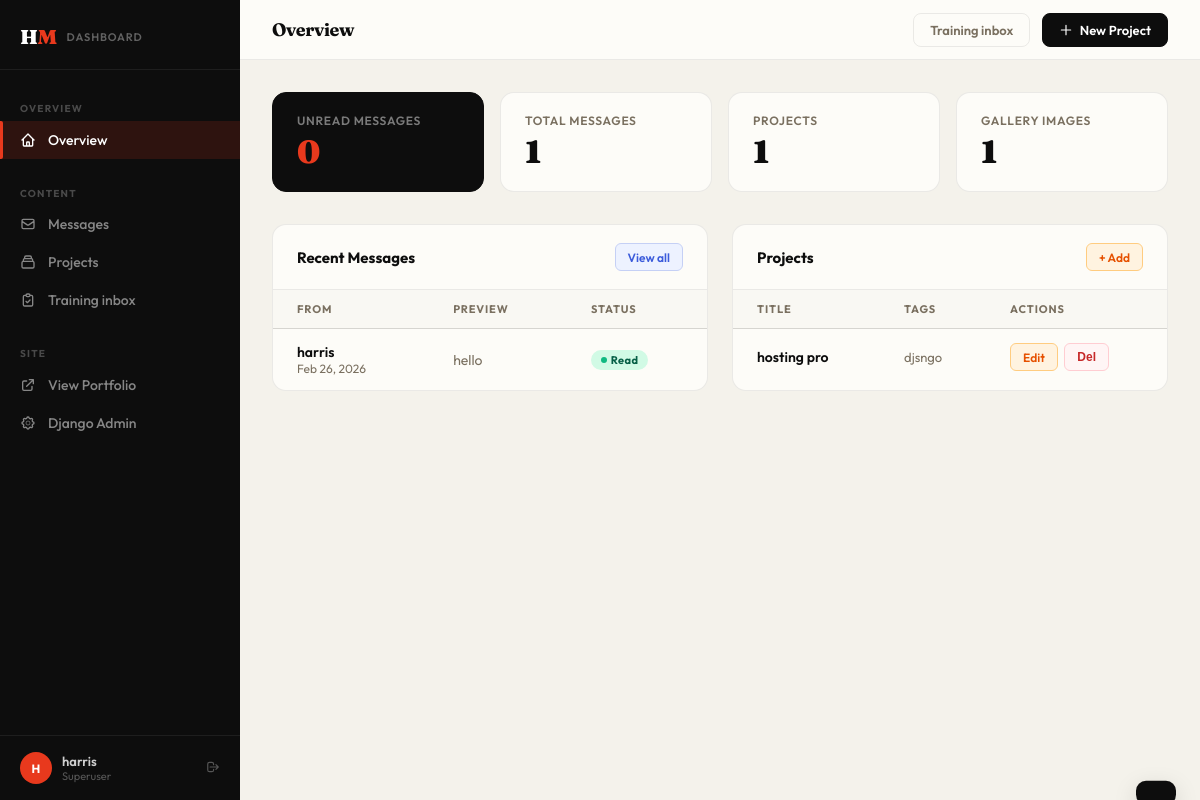
The app's page /dashboard/ (signed in), older data.
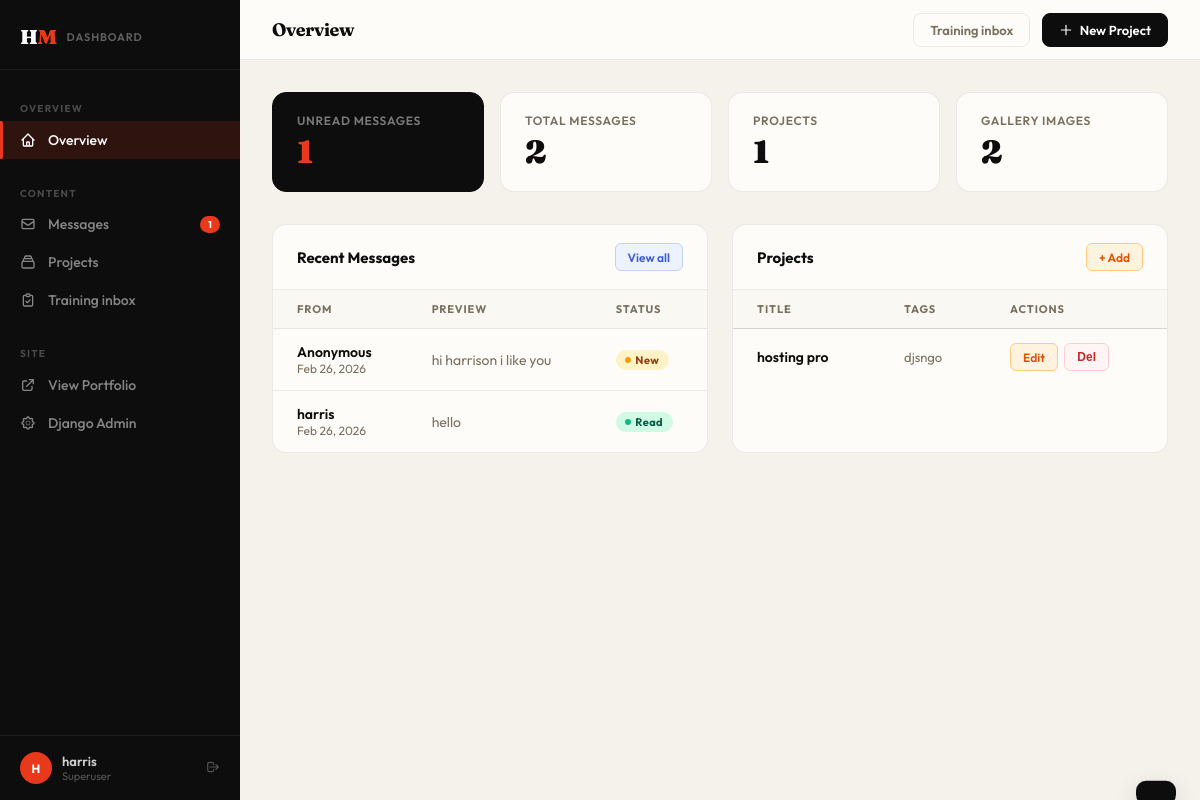
The same page, newer data.
### harrison/models.py (models this page shows, shortened)
class ContactMessage(models.Model):
    sender = models.ForeignKey(User, on_delete=models.SET_NULL, null=True, blank=True, related_name='sent_messages')
    email = models.EmailField(blank=True, null=True)
    name = models.CharField(max_length=100, blank=True)
    message = models.TextField()
    sent_at = models.DateTimeField(auto_now_add=True)
    is_read = models.BooleanField(default=False)
    class Meta:
        ordering = ['-sent_at']
    @property
    def display_name(self):
        if self.sender:
            return self.sender.get_full_name() or self.sender.username
        return self.name or 'Anonymous'

class Project(models.Model):
    COLORS = [
        ('violet', 'Violet'),
        ('blue', 'Blue'),
        ('emerald', 'Emerald'),
        ('rose', 'Rose'),
        ('yellow', 'Yellow'),
        ('pink', 'Pink'),
    ]
    title = models.CharField(max_length=200)
    description = models.TextField()
    tags = models.CharField(max_length=500, help_text='Comma-separated tags e.g. Laravel,Livewire,Tailwind')
    url = models.URLField(blank=True)
    url_label = models.CharField(max_length=50, default='View Project')
    color = models.CharField(max_length=20, choices=COLORS, default='violet')
    bg_image = models.ImageField(upload_to='project_bgs/', blank=True, null=True)
    order = models.PositiveIntegerField(default=0)
    created_at = models.DateTimeField(auto_now_add=True)
    class Meta:
        ordering = ['order', '-created_at']

### harrison/views.py (the view)
    def wrapper(request, *args, **kwargs):
        if not request.user.is_authenticated:
            return redirect(f'/login/?next={request.path}')
        if not request.user.is_superuser:
            return redirect('home')
        return view_func(request, *args, **kwargs)

### harrison/context_processors.py (called while the page is built)
def agent(request):
    return {
        "AGENT_CHAT_URL": getattr(
            settings,
            "AGENT_CHAT_URL",
            "https://supervisors-moral-dive-program.trycloudflare.com/chat",
        ),
    }

### harrison/views.py (called while the page is built)
def superuser_required(view_func):
    def wrapper(request, *args, **kwargs):
        if not request.user.is_authenticated:
            return redirect(f'/login/?next={request.path}')
        if not request.user.is_superuser:
            return redirect('home')
        return view_func(request, *args, **kwargs)
    wrapper.__name__ = view_func.__name__
    return wrapper

### harrison/templates/harrison/dashboard.html (shortened to what the changed rows need)
{% extends 'harrison/dashboard_base.html' %}
{% block content %}
  <div class="stat-grid">
    <div class="stat-card-dash accent-card">
      <div class="stat-label">Unread Messages</div>
      <div class="stat-value">{{ unread_count }}</div>
    </div>
    <div class="stat-card-dash">
      <div class="stat-label">Total Messages</div>
      <div class="stat-value">{{ total_messages }}</div>
    </div>
    <div class="stat-card-dash">
      <div class="stat-label">Gallery Images</div>
      <div class="stat-value">{{ total_gallery }}</div>
    </div>
  </div>
  <div style="display:grid;grid-template-columns:1fr 1fr;gap:1.5rem;">
    <div class="dash-table-wrap">
      {% if recent_messages %}
      <table>
        <thead>
          <tr>
            <th>From</th>
            <th>Preview</th>
            <th>Status</th>
          </tr>
        </thead>
        <tbody>
          {% for msg in recent_messages %}
          <tr style="cursor:pointer;" onclick="window.location='{% url 'message_detail' msg.id %}'">
            <td>
              <div style="font-weight:600;color:var(--dash-ink);">{{ msg.display_name }}</div>
              <div style="font-size:0.75rem;color:var(--dash-muted);">{{ msg.sent_at|date:"M d, Y" }}</div>
            </td>
            <td style="max-width:180px;overflow:hidden;text-overflow:ellipsis;white-space:nowrap;color:var(--dash-muted);">
              {{ msg.message|truncatechars:60 }}
            </td>
            <td>
              {% if msg.is_read %}
              <span class="badge badge-read"><span class="badge-dot"></span>Read</span>
              {% else %}
              <span class="badge badge-new"><span class="badge-dot"></span>New</span>
              {% endif %}
            </td>
          </tr>
          {% endfor %}
        </tbody>
      </table>
      {% else %}
      <div class="empty-state">
        <svg fill="none" stroke="currentColor" viewBox="0 0 24 24"><path stroke-linecap="round" stroke-linejoin="round" stroke-width="1.5" d="M3 8l7.89 5.26a2 2 0 002.22 0L21 8M5 19h14a2 2 0 002-2V7a2 2 0 00-2-2H5a2 2 0 00-2 2v10a2 2 0 002 2z"/></svg>
        <p>No messages yet</p>
      </div>
      {% endif %}
    </div>
    <div class="dash-table-wrap">
      {% if projects %}
      <table>
        <thead>
          <tr>
            <th>Title</th>
            <th>Tags</th>
            <th>Actions</th>
          </tr>
        </thead>
        <tbody>
          {% for project in projects %}
          <tr>
            <td>
              <div style="font-weight:600;color:var(--dash-ink);">{{ project.title }}</div>
            </td>
            <td style="max-width:140px;overflow:hidden;text-overflow:ellipsis;white-space:nowrap;color:var(--dash-muted);font-size:0.8125rem;">
              {{ project.tags|truncatechars:35 }}
            </td>
            <td>
              <div style="display:flex;gap:0.4rem;">
                <a href="{% url 'project_edit' project.id %}" class="action-btn action-btn-edit">Edit</a>
                <button class="action-btn action-btn-delete" onclick="confirmDeleteProject({{ project.id }}, '{{ project.title|escapejs }}')">Del</button>
              </div>
            </td>
          </tr>
          {% endfor %}
        </tbody>
      </table>
      {% endif %}
    </div>
  </div>
{% endblock %}

### harrison/templates/harrison/dashboard_base.html (shortened to what this page needs)
<!DOCTYPE html>
<html lang="en">
<head>
  {% load static %}
  <link rel="stylesheet" href="{% static 'harrison/css/style.css' %}">
</head>
<body>
  <aside class="dash-sidebar" id="dashSidebar">
    <a href="{% url 'dashboard' %}" class="sidebar-logo">
      <div class="sidebar-logo-mark">H<span>M</span></div>
      <div class="sidebar-logo-label">Dashboard</div>
    </a>
    <nav class="sidebar-nav">
      <div class="sidebar-section-label">Overview</div>
      <a href="{% url 'dashboard' %}" class="sidebar-link {% block nav_dashboard %}{% endblock %}">
        <svg fill="none" stroke="currentColor" viewBox="0 0 24 24"><path stroke-linecap="round" stroke-linejoin="round" stroke-width="2" d="M3 12l2-2m0 0l7-7 7 7M5 10v10a1 1 0 001 1h3m10-11l2 2m-2-2v10a1 1 0 01-1 1h-3m-6 0a1 1 0 001-1v-4a1 1 0 011-1h2a1 1 0 011 1v4a1 1 0 001 1m-6 0h6"/></svg>
        Overview
      </a>
      <div class="sidebar-section-label" style="margin-top:1rem;">Content</div>
      <a href="{% url 'inbox' %}" class="sidebar-link {% block nav_inbox %}{% endblock %}">
        <svg fill="none" stroke="currentColor" viewBox="0 0 24 24"><path stroke-linecap="round" stroke-linejoin="round" stroke-width="2" d="M3 8l7.89 5.26a2 2 0 002.22 0L21 8M5 19h14a2 2 0 002-2V7a2 2 0 00-2-2H5a2 2 0 00-2 2v10a2 2 0 002 2z"/></svg>
        Messages
        {% if unread_count %}
        <span class="sidebar-badge">{{ unread_count }}</span>
        {% endif %}
      </a>
      <a href="{% url 'project_list' %}" class="sidebar-link {% block nav_projects %}{% endblock %}">
        <svg fill="none" stroke="currentColor" viewBox="0 0 24 24"><path stroke-linecap="round" stroke-linejoin="round" stroke-width="2" d="M19 11H5m14 0a2 2 0 012 2v6a2 2 0 01-2 2H5a2 2 0 01-2-2v-6a2 2 0 012-2m14 0V9a2 2 0 00-2-2M5 11V9a2 2 0 012-2m0 0V5a2 2 0 012-2h6a2 2 0 012 2v2M7 7h10"/></svg>
        Projects
      </a>
      {% if request.user.is_superuser %}
      <a href="{% url 'training_inbox' %}" class="sidebar-link {% block nav_training %}{% endblock %}">
        <svg fill="none" stroke="currentColor" viewBox="0 0 24 24"><path stroke-linecap="round" stroke-linejoin="round" stroke-width="2" d="M9 5H7a2 2 0 00-2 2v12a2 2 0 002 2h10a2 2 0 002-2V7a2 2 0 00-2-2h-2M9 5a2 2 0 002 2h2a2 2 0 002-2M9 5a2 2 0 012-2h2a2 2 0 012 2m-6 9l2 2 4-4"/></svg>
        Training inbox
      </a>
      {% endif %}
      <div class="sidebar-section-label" style="margin-top:1rem;">Site</div>
      <a href="{% url 'home' %}" class="sidebar-link" target="_blank">
        <svg fill="none" stroke="currentColor" viewBox="0 0 24 24"><path stroke-linecap="round" stroke-linejoin="round" stroke-width="2" d="M10 6H6a2 2 0 00-2 2v10a2 2 0 002 2h10a2 2 0 002-2v-4M14 4h6m0 0v6m0-6L10 14"/></svg>
        View Portfolio
      </a>
      <a href="/admin/" class="sidebar-link">
        Django Admin
      </a>
    </nav>
    <div class="sidebar-footer">
      <div class="sidebar-user">
        <div class="sidebar-avatar">{{ request.user.username|first|upper }}</div>
        <div>
          <div class="sidebar-username">{{ request.user.get_full_name|default:request.user.username }}</div>
          <div class="sidebar-role">Superuser</div>
        </div>
        <a href="{% url 'logout' %}" class="sidebar-logout" title="Logout">
          <svg fill="none" stroke="currentColor" viewBox="0 0 24 24"><path stroke-linecap="round" stroke-linejoin="round" stroke-width="2" d="M17 16l4-4m0 0l-4-4m4 4H7m6 4v1a3 3 0 01-3 3H6a3 3 0 01-3-3V7a3 3 0 013-3h4a3 3 0 013 3v1"/></svg>
        </a>
      </div>
    </div>
  </aside>
  <div class="dash-main">
    <header class="dash-topbar">
      <div class="topbar-title">{% block topbar_title %}Dashboard{% endblock %}</div>
      <div class="topbar-actions">
        {% block topbar_actions %}{% endblock %}
      </div>
    </header>
    <main class="dash-body">
      {% block content %}{% endblock %}
    </main>
  </div>
  <div class="dash-toast" id="dashToast"></div>
</body>
</html>

Row changes from the older to the newer data that the page shows:
added ContactMessage: display_name "Anonymous", sent_at "Feb 26, 2026", message "hi harrison i like you", is_read False (drawn)
Text that changed along with them:
{{ unread_count }}: (not shown) → "1"
{{ unread_count }}: "0" → "1"
{{ total_messages }}: "1" → "2"
{{ total_gallery }}: "1" → "2"
